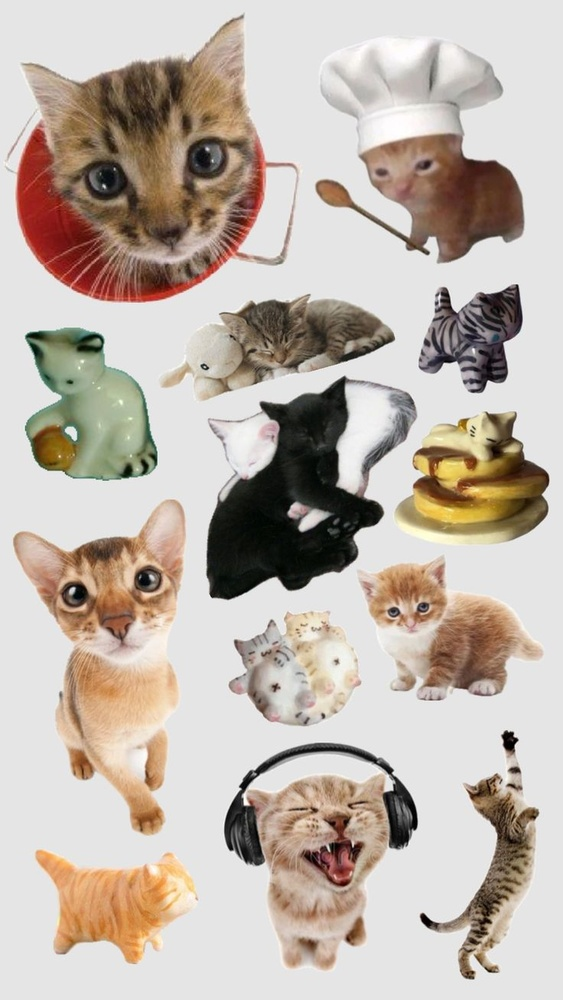
#> input picture Exercise_01/assets/cat_stickers.jpeg, 563 x 1000 px, shrunk from 736 x 1308 before the run, found by its file name
$ jupyter execute 19.ipynb
#> lines starting #> are read from the running program, lines starting #| are printed output that depends on the picture
### Exercise_01/helpers.py
import os

import cv2
from PIL import Image

# [40 lines left out: functions load_image, is_image_file, get_images_list, not called in this run]

def display_img(title, img):
    cv2.imshow(title, img)
    cv2.waitKey(0)
    cv2.destroyWindow(title)

### Exercise_01/19.ipynb
[cell 1]
import cv2

import helpers

[cell 2]
path = "/Users/minhnghia2k3/Documents/Computer vision/Exercise_01/assets/cat_stickers.jpeg"
img = cv2.imread(path)
#> img is the input picture: shape (1000, 563, 3); mean B, G, R 171.2, 180.8, 191.7

[cell 3]
r,g,b = cv2.split(img)
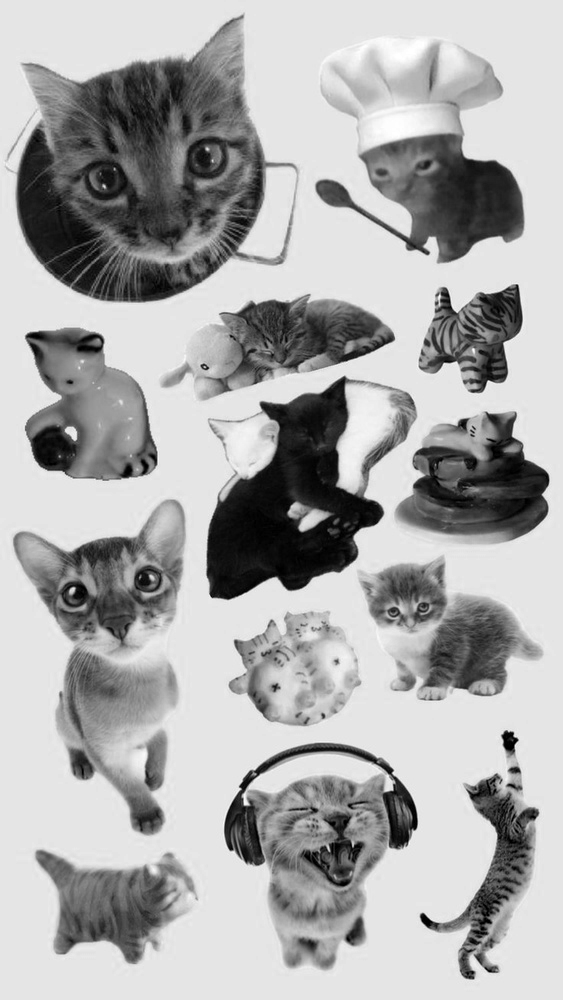
#> r: shape (1000, 563); min 0, max 255, mean 171.2
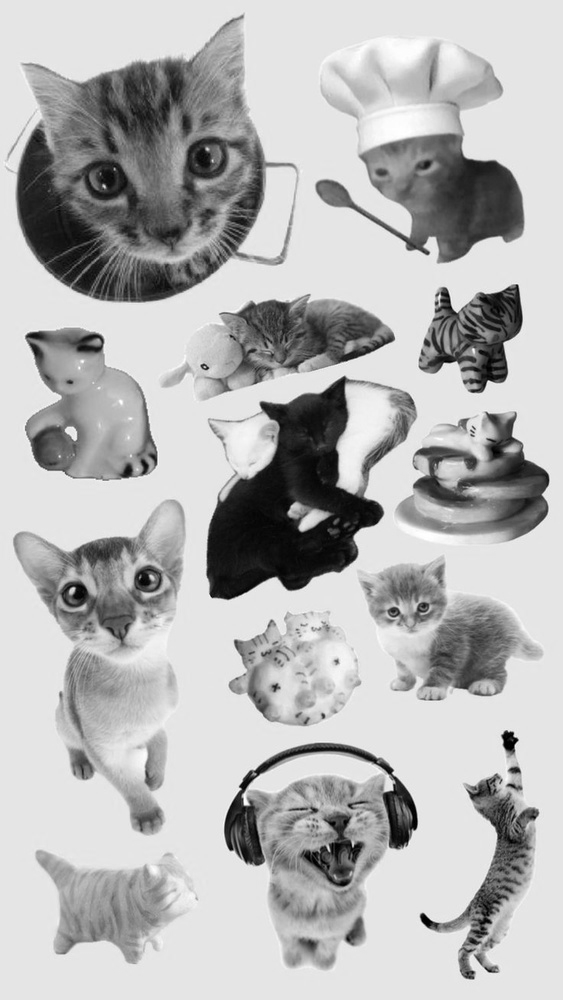
#> g: shape (1000, 563); min 0, max 255, mean 180.8
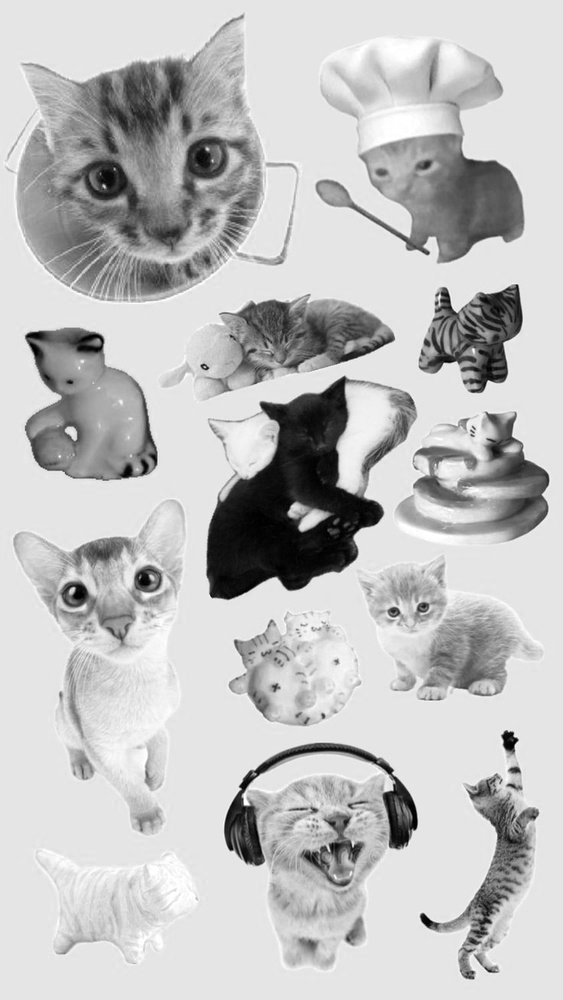
#> b: shape (1000, 563); min 0, max 255, mean 191.7
cv2.imshow("cat", img)
cv2.imshow("Red", r)
cv2.imshow("Green", g)
cv2.imshow("Blue", b)

cv2.waitKey(0)

cv2.destroyAllWindows()

[cell 4]
gray_img = cv2.cvtColor(img, cv2.COLOR_BGR2GRAY)
img_2 = cv2.cvtColor(img, cv2.COLOR_BGR2RGB)
cv2.imshow('Window', img)
cv2.imshow('gray_img', gray_img)
cv2.imshow('img_2', img_2)

cv2.waitKey(0)

cv2.destroyAllWindows()

[cell 5]
height, width, z = img.shape
#> height = 1000; width = 563; z = 3
quater_h = height/2
#> quater_h = 500
quater_w = width/2
#> quater_w = 281.5

green_color = (0,255,0)

img2 = img.copy()


for y in range(int(quater_h)):
    for x in range(int(quater_w)):
        img2[y, x] = green_color
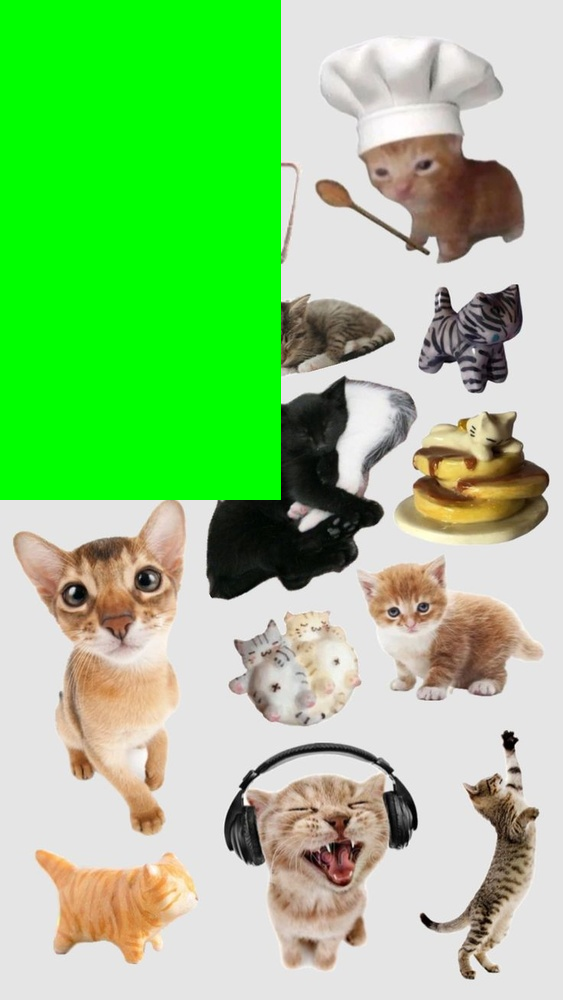
#> img2: shape (1000, 563, 3); mean B, G, R 133.1, 203.5, 147.2

helpers.display_img('Window', img)
helpers.display_img('Window-2', img2)

$ run again, with Exercise_01/assets/cat_meme_04.png saved as Exercise_01/assets/cat_stickers.jpeg
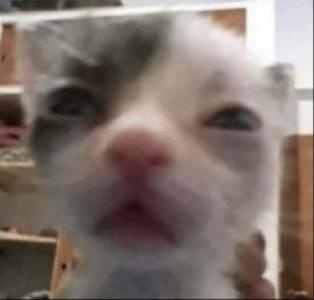
#> input picture Exercise_01/assets/cat_meme_04.png, 314 x 300 px, found by its file name
#> img is the input picture: shape (300, 314, 3); mean B, G, R 107.9, 114.6, 128.4
#> `r,g,b = cv2.split(img)`:
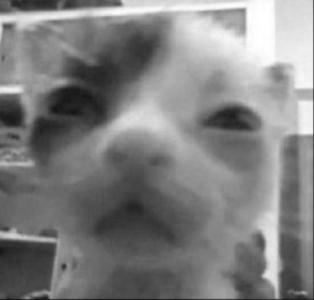
#> b: shape (300, 314); min 15, max 255, mean 128.4
#> after the loop `for y in range(int(quater_h)):`:
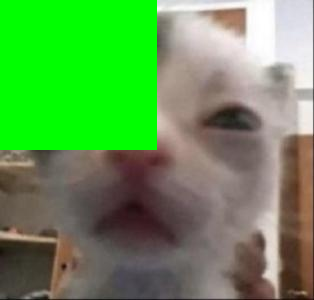
#> img2: shape (300, 314, 3); mean B, G, R 84, 152.4, 99.6
